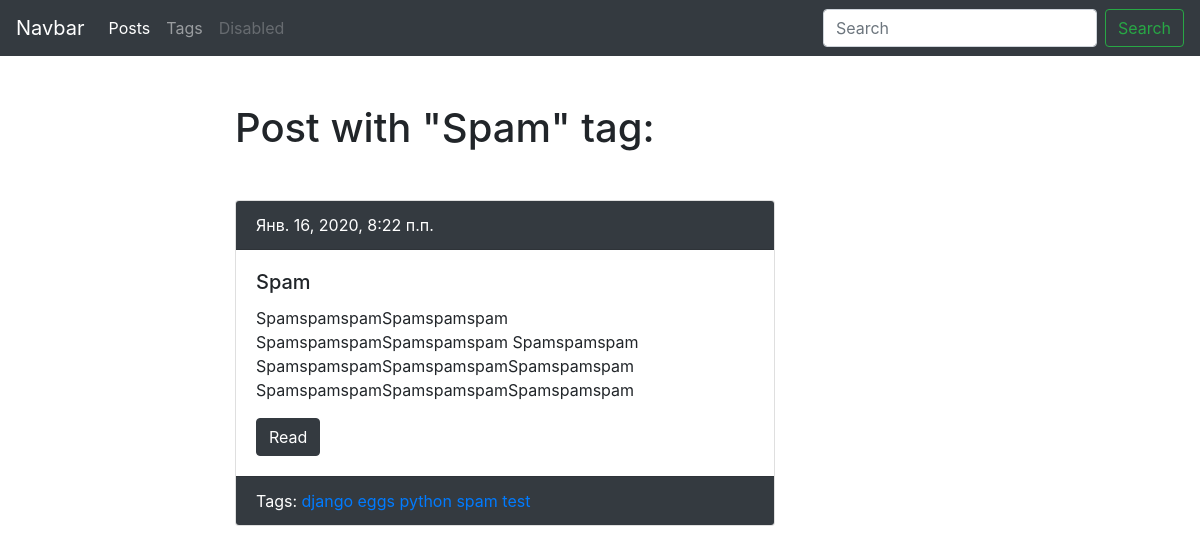
Screenshot of /blog/tag/spam/ with the database file from the repository.
### blog/models.py (models this page shows, shortened)
class Tag(models.Model):
    title = models.CharField('Тег', max_length=50)
    slug = models.SlugField('url', max_length=50, unique=True)
    published = models.BooleanField('Отображать?', default=True)
    def get_absolute_url(self):
        return reverse('blog:tag_detail_url', kwargs={'slug': self.slug})
    class Meta:
        ordering = ['title']
        verbose_name = 'Тег'
        verbose_name_plural = 'Теги'

class Post(models.Model):
    author = models.ForeignKey(
        User,
        verbose_name='Автор',
        on_delete=models.SET_NULL,
        null=True,
        blank=True
    )
    title = models.CharField('Заголовок', max_length=50, db_index=True)
    slug = models.SlugField('url', max_length=50, unique=True, blank=True)
    body = models.TextField('Тело', blank=True, db_index=True)
    pub_date = models.DateTimeField('Дата публикации', auto_now_add=True)
    tags = models.ManyToManyField('Tag', blank=True, related_name='posts', verbose_name='Тег')
    image = models.ImageField('Изображение', upload_to='post/', null=True, blank=True)
    published = models.BooleanField('Опубликовать?', default=True)
    viewed = models.PositiveIntegerField('Просмотернно', default=0)
    def get_absolute_url(self):
        return reverse('blog:post_detail_url', kwargs={'slug': self.slug})
    class Meta:
        ordering = ['-pub_date']
        verbose_name = 'Пост'
        verbose_name_plural = 'Посты'

### blog/views.py (the view)
# urls.py: path('tag/<str:slug>/', TagDetail.as_view(), name='tag_detail_url'),
class TagDetail(ObjectDetailMixin, View):
    model = Tag
    template = 'blog/tag_detail.html'

### blog/utils.py (called while the page is built)
    def get(self, request, slug):
        obj = get_object_or_404(self.model, slug__iexact=slug, published=True)
        context = {
            self.model.__name__.lower(): obj,
            'admin_object': obj,
            'detail': True,
        }
        if self.model_form:
            form = self.model_form()
            context['form'] = form
        return render(request, self.template, context)

### blog/templates/blog/tag_detail.html (shortened to what this page needs)
{% extends 'blog/base_blog.html' %}
{% block content %}
    <h1 class="mb-5">Post with "{{ tag.title|title }}" tag:</h1>
    {% for post in tag.posts.all %}
        {% include 'blog/includes/post_card_template.html' %}
    {% endfor %}
{% endblock %}

### blog/templates/blog/includes/post_card_template.html
{% if post.published %}
    <div class="card mb-4">
        <div class="card-header bg-dark text-white">
            {{ post.pub_date }}
        </div>
        <div class="card-body">
            <h5 class="card-title">{{ post.title }}</h5>
            <p class="card-text">{{ post.body|truncatewords:15 }}</p>
            <a href="{{ post.get_absolute_url }}" class="btn btn-dark">Read</a>
        </div>
        <div class="card-footer text-white bg-dark">
            Tags:
            {% for tag in post.tags.all %}
                {% if tag.published %}
                    <a href="{{ tag.get_absolute_url }}">{{ tag.title }}</a>
                {% endif %}
            {% endfor %}
        </div>
    </div>
{% endif %}

### rows the page displays
Tag: title "Spam", title "spam"
Post: pub_date "Янв. 16, 2020, 8:22 п.п.", title "Spam", body "SpamspamspamSpamspamspam SpamspamspamSpamspamspam Spamspamspam SpamspamspamSpamspamspamSpamspamspam SpamspamspamSpamspamspamSpamspamspam"
Tag: title "django"
Tag: title "eggs"
Tag: title "python"
Tag: title "test"
